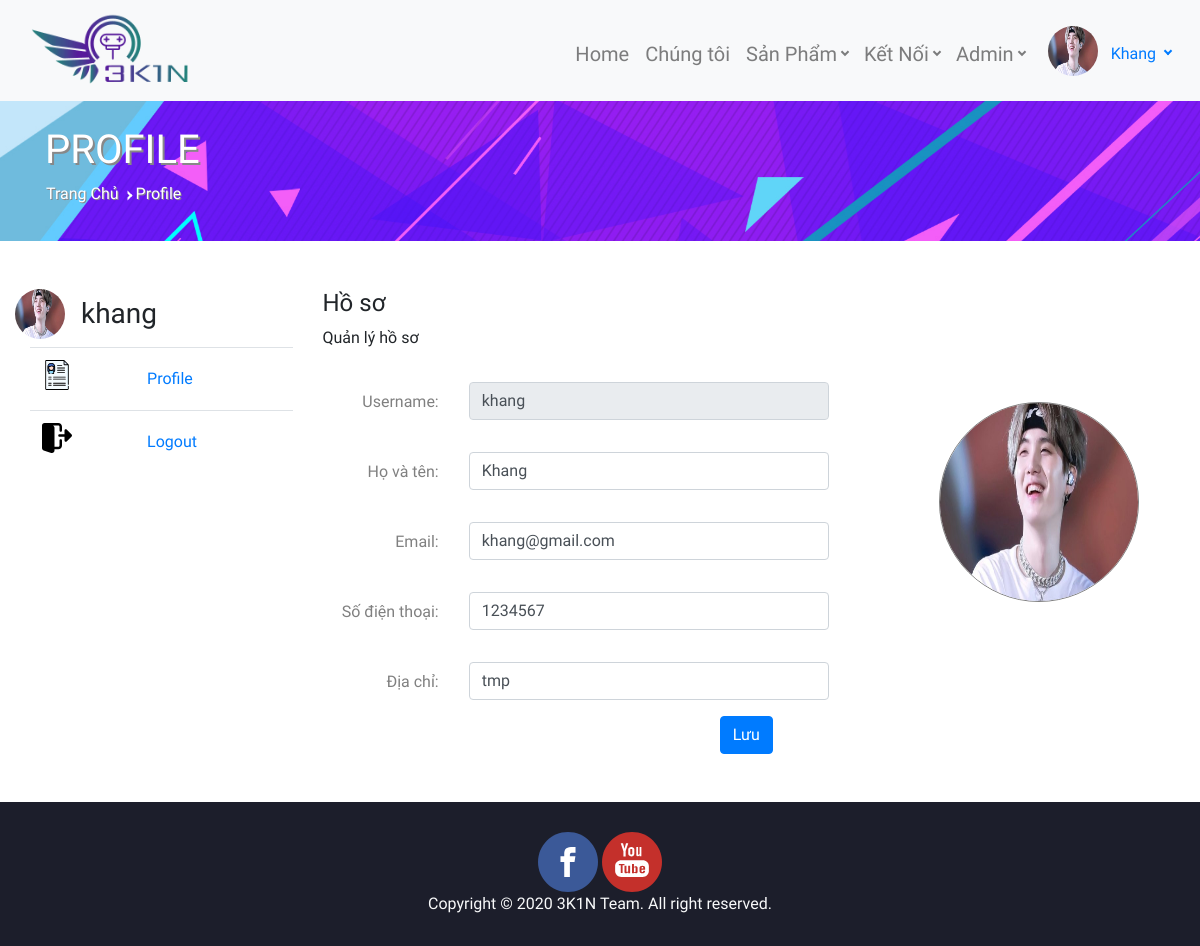
Screenshot of /profile-manage/profile.php (signed in) with the database file from the repository.
### tables this page shows
CREATE TABLE `user` (
  `userName` varchar(60) NOT NULL,
  `Pass` varchar(24) NOT NULL,
  `Email` varchar(60) NOT NULL,
  `userType` int(11) NOT NULL DEFAULT 0,
  `FullName` text DEFAULT NULL,
  `phoneNumber` int(200) NOT NULL,
  `Address` varchar(100) DEFAULT NULL,
  `profilePic` varchar(50) DEFAULT NULL,
  `commentState` int(11) NOT NULL DEFAULT 1
);

### profile-manage/profile.php (the view, shortened to what this page needs)
<?php
    include('../phpscripts/connection.php');
?>
<!DOCTYPE html>
<html lang="en">
<head>
    <link rel="stylesheet" href="https://maxcdn.bootstrapcdn.com/bootstrap/4.0.0/css/bootstrap.min.css">
    <link href="styles.css" rel="stylesheet">
    <link rel="stylesheet" href="https://m.w3newbie.com/you-tube.css">
</head>
<body>
    <?php
        include('../phpscripts/navigation.php')
        ?>
    <?php
        $sql = "SELECT * FROM user WHERE username='".$_SESSION["name"]."';";
        $result = $con->query($sql);
        if ($result->num_rows !== 1) {
            session_destroy();
            header("Location: ../signIn/signIn.php");
            die();
        }
        else {
            $row = $result->fetch_assoc();
        }
    ?>
    <div class="header">
        <div class="container">
            <h1>PROFILE</h1>
            <div class="row linknav">
                <a class="mainnav" href="..\index">Trang Chủ</a>
                <a href="#">Profile</a>
            </div>
        </div>
    </div>
    <div class="container body-profile">
        <div class="row">
            <div class="col-lg-3">
                <div class="row">
                    <?php
                            if ($_SESSION['profilePic'] != NULL) {
                                echo '<img src="../profileImages/'.$_SESSION['profilePic'].'" class="rounded-circle" alt="" height="50px" width="50px">';
                            }
                            else {
                                echo '<img src="../assets/img/user.png" class="rounded-circle" alt="" height="50px" width="50px">';
                            }
                        ?>
                    <?php
                            echo '<h3>'.$row["userName"].'</h3>';
                        ?>
                </div>
                <div class="action">
                    <table class="table table-hover">
                        <tbody>
                            <tr>
                                <td><img src="images/curriculum.svg" alt="" height="30px" width="30px"></td>
                                <td><a href="#" class="btn btn-link">Profile</a></td>
                            </tr>
                            <tr>
                                <td><img src="images/logout.svg" alt="" height="30px" width="30px"></td>
                                <td><a href="../phpscripts/logout.php" class="btn btn-link">Logout</a></td>
                            </tr>
                        </tbody>
                    </table>
                </div>
            </div>
            <div class="col-lg-9">
                <form action="" method="post" enctype="multipart/form-data">
                    <div class="row">
                        <div class="col-lg-8">
                            <h4>Hồ sơ</h4>
                            <p>Quản lý hồ sơ</p>
                            <form action="" method="post">
                                <div class="form-edit">
                                    <div class="element row">
                                        <div class="label col-sm-3">
                                            Username:
                                        </div>
                                        <div class="value col-sm-8">
                                            <?php
                                        echo '<input type="text" class="form-control" disabled value="'.$row["userName"].'">';
                                        ?>
                                        </div>
                                    </div>
                                    <div class="element row">
                                        <div class="label col-sm-3">
                                            Họ và tên:
                                        </div>
                                        <div class="value col-sm-8">
                                            <?php
                                            echo '<input type="text" name="fullName" class="form-control" value="'.$row["FullName"].'">';
                                        ?>
                                        </div>
                                    </div>
                                    <div class="element row">
                                        <div class="label col-sm-3">
                                            Email:
                                        </div>
                                        <div class="value col-sm-8">
                                            <?php
                                            echo '<input type="text" name ="email" class="form-control" value="'.$row["Email"].'">';
                                        ?>
                                        </div>
                                    </div>
                                    <div class="element row">
                                        <div class="label col-sm-3">
                                            Số điện thoại:
                                        </div>
                                        <div class="value col-sm-8">
                                            <?php
                                            echo '<input type="text" name="phone" class="form-control" value="'.$row["phoneNumber"].'">';
                                        ?>
                                        </div>
                                    </div>
                                    <div class="element row">
                                        <div class="label col-sm-3">
                                            Địa chỉ:
                                        </div>
                                        <div class="value col-sm-8">
                                            <?php
                                            echo '<input type="text" name="address" class="form-control" value="'.$row["Address"].'">';
                                        ?>
                                        </div>
                                    </div>
                                </div>
                        </div>
                        <div class="col-lg-4">
                            <div class="profile-pic-div">
                                <?php
                                    if ($_SESSION['profilePic'] != NULL) {
                                        echo '<img src="../profileImages/'.$_SESSION['profilePic'].'" alt="#" id="photo">';
                                    }
                                    else {
                                        echo '<img src="../assets/img/user.png" alt="#" id="photo">';
                                    }
                                ?>
                            </div>
                        </div>
                    </div>
                    <div class="center">
                        <button type="submit" class="btn btn-primary">Lưu</button>
                    </div>
                </form>
            </div>
        </div>
    </div>
    <footer>
        <div class="footer-page">
            <div class="footer-page m-auto text-center">
                <div class="col-12 social-padding">
                    <div class="social-bt">
                        <a href="#" target="_blank" class="icon-footer"><img src="images/facebook.svg" alt="">
                        </a>
                        <a href="#" target="_blank" class="icon-footer"><img src="images/youtube.svg" alt=""></a>
                    </div>
                </div>
                <div class="footer-copyright col-12 text-center text-light">
                    Copyright © 2020 3K1N Team. All right reserved.
                </div>
            </div>
        </div>
    </footer>
</body>
</html>

### profile-manage/styles.css (style rules this page uses)
body { font-family: 'Exo 2', sans-serif !important; }
.center { text-align: center; }
.header { background-image: url("images/header1.jpg"); height: 140px; background-repeat: no-repeat; background-size: cover; padding-top: 25px; color: #FFF; text-shadow: 2px 2px #888; }
.linknav { padding-left: 1em; }
.linknav a { color: white; text-shadow: 1px 1px #888; }
.mainnav:after { content: ""; display: inline-block; width: 7px; height: 7px; margin: 0 5px; border: 2px solid; border-color: #FFF #FFF transparent transparent; transform: rotate(45deg); }
.body-profile { padding: 3rem 0rem; }
.body-profile h3 { padding: 0.5rem 1rem; }
.element { padding: 1rem 0rem; }
.label { text-align: right; color: grey; margin-top: 0.5rem; }
.value { text-align: left; }
.profile-pic-div { height: 200px; width: 200px; position: absolute; top: 50%; left: 50%; transform: translate(-50%,-50%); border-radius: 50%; overflow: hidden; border: 1px solid grey; }
#photo { height: 100%; width: 100%; }
.footer-page { padding: 15px; background-color: #1c1e2b; }
.footer-page a img { width: 60px; height: 60px; }

### rows the page displays
user: userName "khang", fullName "Khang", email "khang@gmail.com", phone "1234567", address "tmp"

### other values shown
$_SESSION['fullName'] "Khang"
